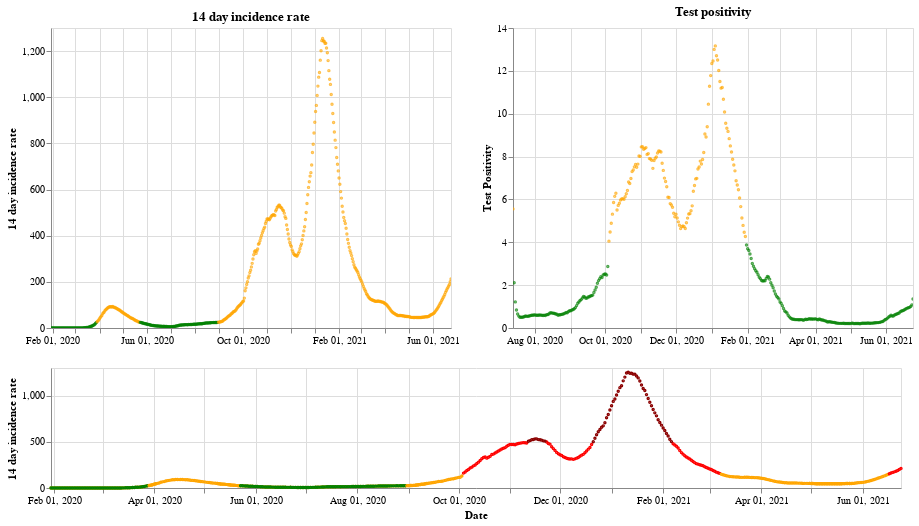

The code cell stored with this chart in its notebook:
### Markdown cell above
## England

### Code cell
plot_traffic_light('England')

### Figure 1 — Vega-Lite specification as saved in the notebook (floating-point values rounded to 4 significant figures; data arrays with more than 128 entries replaced by an {"elided": "..."} marker saying what was removed)
{"config": {"view": {"continuousWidth": 400, "continuousHeight": 300}}, "vconcat": [{"hconcat": [{"mark": {"type": "point", "size": 2}, "encoding": {"color": {"condition": {"value": "green", "test": "(datum.twoWeeklyCasesRate <= 25)"}, "value": "orange"}, "tooltip": [{"type": "nominal", "field": "areaName"}, {"type": "temporal", "field": "date"}, {"type": "quantitative", "field": "twoWeeklyCasesRate"}, {"type": "quantitative", "field": "testPositivity"}], "x": {"type": "temporal", "axis": {"title": ""}, "field": "date", "scale": {"domain": {"selection": "DateBrush"}}, "timeUnit": "yearmonthdate"}, "y": {"type": "quantitative", "axis": {"title": "14 day incidence rate"}, "field": "twoWeeklyCasesRate"}}, "title": "14 day incidence rate", "width": 400}, {"mark": {"type": "point", "size": 2}, "encoding": {"color": {"condition": {"value": "green", "test": "(datum.testPositivity <= 4)"}, "value": "orange"}, "tooltip": [{"type": "nominal", "field": "areaName"}, {"type": "temporal", "field": "date"}, {"type": "quantitative", "field": "twoWeeklyCasesRate"}, {"type": "quantitative", "field": "testPositivity"}], "x": {"type": "temporal", "axis": {"title": ""}, "field": "date", "scale": {"domain": {"selection": "DateBrush"}}, "timeUnit": "yearmonthdate"}, "y": {"type": "quantitative", "axis": {"title": "Test Positivity"}, "field": "testPositivity"}}, "title": "Test positivity", "width": 400}]}, {"layer": [{"mark": {"type": "point", "size": 2}, "encoding": {"color": {"condition": {"value": "orange", "test": "((50 && datum.twoWeeklyCasesRate) < 150)"}, "value": "red"}, "opacity": {"condition": {"value": 1, "test": "((50 && datum.twoWeeklyCasesRate) < 500)"}, "value": 0}, "tooltip": [{"type": "nominal", "field": "areaName"}, {"type": "temporal", "field": "date"}, {"type": "quantitative", "field": "twoWeeklyCasesRate"}, {"type": "quantitative", "field": "testPositivity"}], "x": {"type": "temporal", "axis": {"title": "Date"}, "field": "date", "timeUnit": "yearmonthdate"}, "y": {"type": "quantitative", "axis": {"title": "14 day incidence rate"}, "field": "twoWeeklyCasesRate"}}, "selection": {"DateBrush": {"type": "interval", "encodings": ["x"], "fields": ["Time"]}}, "width": 850}, {"mark": {"type": "point", "size": 2}, "encoding": {"color": {"value": "darkred"}, "opacity": {"condition": {"value": 1, "test": "(datum.twoWeeklyCasesRate >= 500)"}, "value": 0}, "tooltip": [{"type": "nominal", "field": "areaName"}, {"type": "temporal", "field": "date"}, {"type": "quantitative", "field": "twoWeeklyCasesRate"}, {"type": "quantitative", "field": "testPositivity"}], "x": {"type": "temporal", "axis": {"title": "Date"}, "field": "date", "timeUnit": "yearmonthdate"}, "y": {"type": "quantitative", "axis": {"title": "14 day incidence rate"}, "field": "twoWeeklyCasesRate"}}, "width": 400}, {"mark": {"type": "point", "size": 2}, "encoding": {"color": {"condition": {"value": "green", "test": "((4 && datum.twoWeeklyCasesRate) < 25)"}, "value": "orange"}, "opacity": {"condition": {"value": 1, "test": "(datum.twoWeeklyCasesRate < 50)"}, "value": 0}, "tooltip": [{"type": "nominal", "field": "areaName"}, {"type": "temporal", "field": "date"}, {"type": "quantitative", "field": "twoWeeklyCasesRate"}, {"type": "quantitative", "field": "testPositivity"}], "x": {"type": "temporal", "axis": {"title": "Date"}, "field": "date", "timeUnit": "yearmonthdate"}, "y": {"type": "quantitative", "axis": {"title": "14 day incidence rate"}, "field": "twoWeeklyCasesRate"}}, "width": 400}], "height": 120, "width": 800}], "data": {"name": "data-84f6c959c5c612ba0ef7214cf3a0307b"}, "$schema": "https://vega.github.io/schema/vega-lite/v4.8.1.json", "datasets": {"data-84f6c959c5c612ba0ef7214cf3a0307b": {"elided": "512 records"}}}
